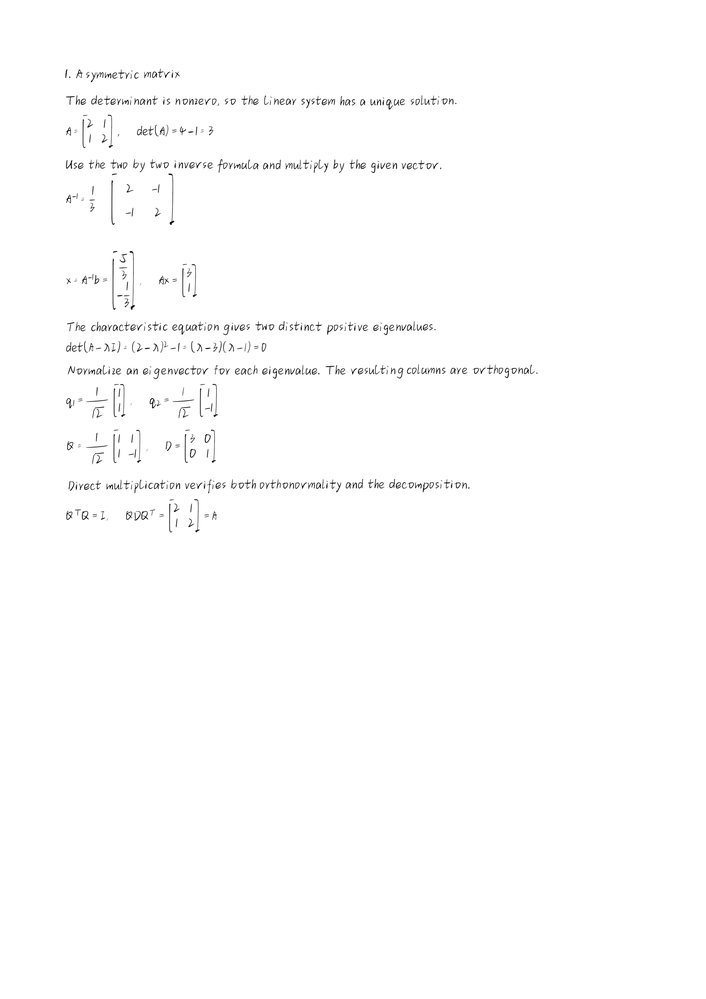
#> input picture preset-evidence/page-01.png, 706 x 999 px, shrunk from 2480 x 3508 before the run
$ python -i stroke_opacity.py   (imports and definitions only)
#> lines starting #> are read from the running program, lines starting #| are printed output that depends on the picture
#> further down, picture is the input picture: PIL image 706x999 RGB; min 0, max 255, mean 253.2
"""Real-target foreground/background supervision, with explicit uncertainty margins.

Masks are derived views of existing scans, not repaired ink or new samples.
Torch is imported only by the experimental training loss.
"""

import cv2
import numpy as np


def supervision_masks(targets: np.ndarray) -> dict[str, np.ndarray]:
    if targets.ndim != 4 or targets.shape[1] != 1 or not np.isfinite(targets).all():
        raise ValueError("Expected finite Bx1xHxW ink")
    if targets.min() < 0 or targets.max() > 1:
        raise ValueError("Ink must lie in [0, 1]")
    cores, backgrounds, weights = [], [], []
    for ink in targets[:, 0]:
        core = ink > 0.5  # no erosion: keep one-pixel dots and descenders
        far = cv2.distanceTransform((~core).astype(np.uint8), cv2.DIST_L2, 5) > 3
        count, labels, stats, _ = cv2.connectedComponentsWithStats(core.astype(np.uint8))
        weight = np.zeros_like(ink, dtype=np.float32)
        for label in range(1, count):
            area = int(stats[label, cv2.CC_STAT_AREA])
            # Balance components while limiting amplification of tiny scan residue.
            weight[labels == label] = min(8.0, 32.0 / np.sqrt(area))
        cores.append(core)
        backgrounds.append(far)
        weights.append(weight)
    return {
        name: np.asarray(value, np.float32)[:, None]
        for name, value in [("core", cores), ("background", backgrounds), ("component", weights)]
    }


def opacity_losses(predicted_sdf, masks):
    """Balanced region loss plus component recall with one-pixel location tolerance."""
    import torch.nn.functional as F

    logits = predicted_sdf * (8 / 0.35)
    nearby = F.max_pool2d(logits, 3, stride=1, padding=1)

    def average(value, weight):
        return ((value * weight).sum((1, 2, 3)) / weight.sum((1, 2, 3)).clamp_min(1)).mean()

    foreground = average(F.softplus(-nearby), masks["core"])
    background = average(F.softplus(logits), masks["background"])
    components = average(F.softplus(-nearby), masks["component"])
    return (foreground + background) / 2, components


def recognition_crop(image):
    """Fixed, label-free whitespace view; original image always stays archived."""
    from PIL import Image

    gray = np.asarray(image.convert("L"))
    yy, xx = np.where(gray < 230)
#> yy = 12155 values from 68 to 532; xx = 12155 values, max 537 at index 8256, min 65 at index 18, mean 221.4
    if not len(xx):
        return image.copy(), {"blank": True, "bbox": [0, 0, image.width, image.height]}
    box = [int(xx.min()), int(yy.min()), int(xx.max()) + 1, int(yy.max()) + 1]
#> box = [65, 68, 538, 533]
    cropped = image.crop(box).convert("RGB")
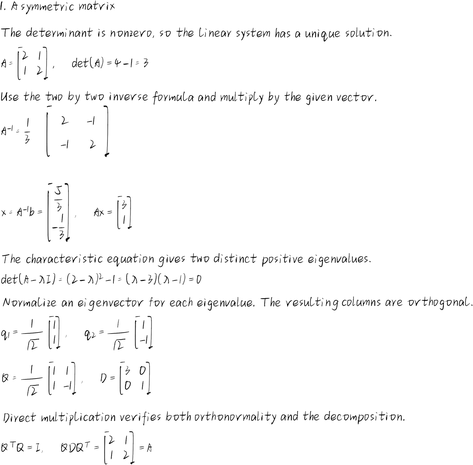
#> cropped: PIL image 473x465 RGB; min 0, max 255, mean 249.1
    result = Image.new("RGB", (cropped.width + 16, cropped.height + 16), "white")
#> result: PIL image 489x481 RGB; every value is 255
    result.paste(cropped, (8, 8))
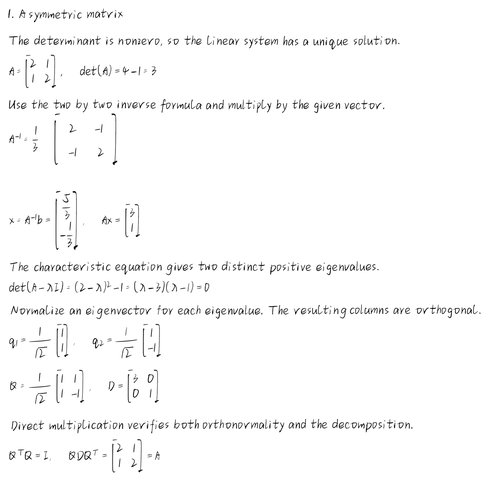
#> result: PIL image 489x481 RGB; min 0, max 255, mean 249.5
    return result, {"blank": False, "bbox": box, "padding": 8, "threshold": 230}

>>> from PIL import Image
>>> picture = Image.open('../../preset-evidence/page-01.png')
>>> result = recognition_crop(picture)

$ run again, on preset-evidence/page-02.png
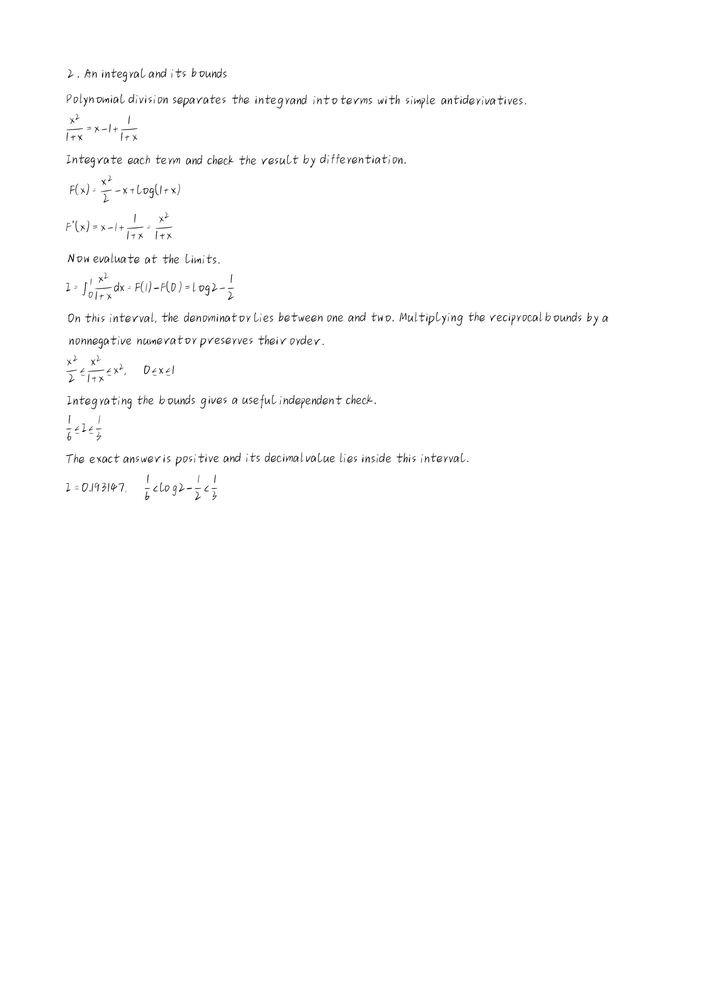
#> input picture preset-evidence/page-02.png, 706 x 999 px, shrunk from 2480 x 3508 before the run
#> picture is the input picture: PIL image 706x999 RGB; min 0, max 255, mean 253.1
#> yy = 12608 values from 68 to 499; xx = 12608 values, max 607 at index 6521, min 66 at index 646, mean 228.2
#> box = [66, 68, 608, 500]
#> in recognition_crop, `cropped = image.crop(box).convert("RGB")`:
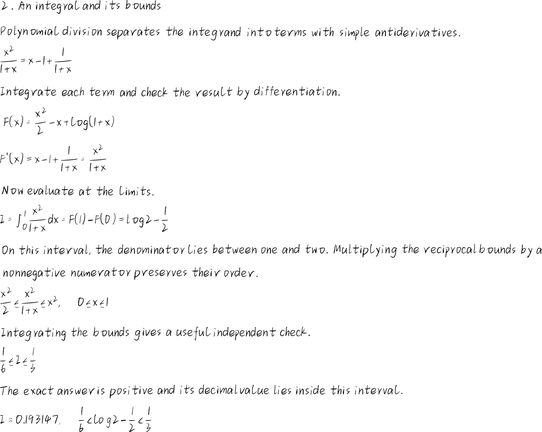
#> cropped: PIL image 542x432 RGB; min 0, max 255, mean 249.2
#> in recognition_crop, `result.paste(cropped, (8, 8))`:
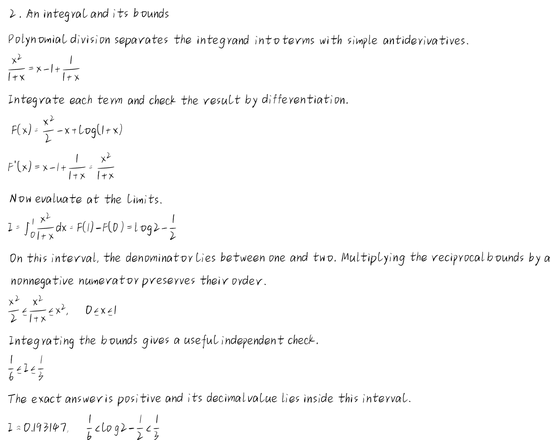
#> result: PIL image 558x448 RGB; min 0, max 255, mean 249.6
